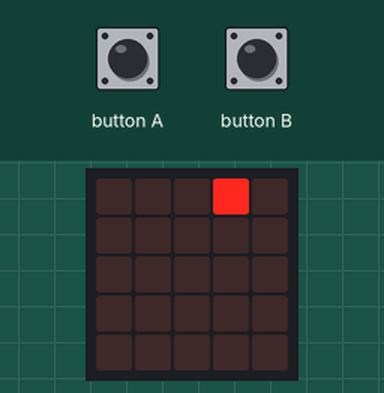
Recording of a program running on a simulated BBC micro:bit (MakeCode). Parts: the board's 5×5 LED display. The test bench sets the inputs (shaded band).

Above: at 0.54 s.
1.3 s: button A pressed for 3.2 s
At 1.42 s:
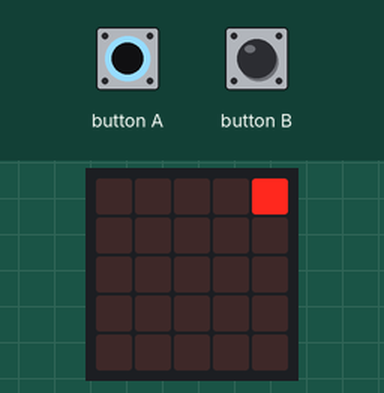
At 2.2 s:
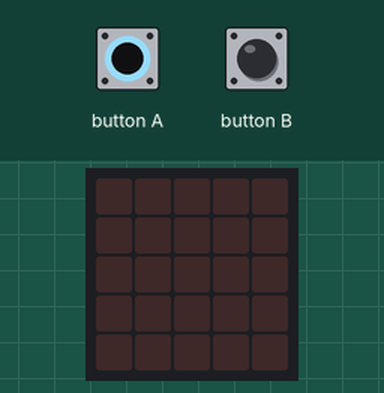
6.0 s: button B pressed for 3.2 s
At 6.69 s:
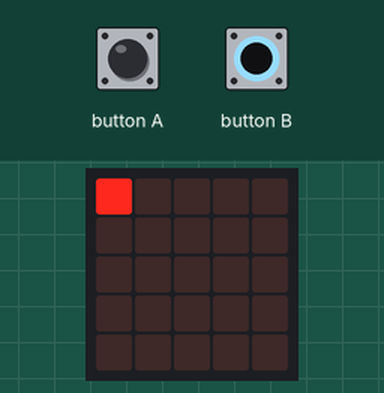
10.7 s: button B pressed for 0.15 s
12.3 s: button B pressed for 1 s
Timing chart, 0 to 15.3 s (numbered marks = the images above; inputs shaded):
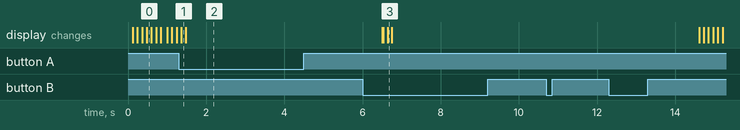

The program:

main.ts
```typescript
let x = 0
led.plot(0, 0)
let dir = 1
basic.forever(function () {
    let y = 0
    if (x < 4 && dir == 1) {
        led.unplot(x, 0)
        x += 1
        led.plot(x, 0)
        basic.pause(100)
    } else if (x >= 4 || x > 0) {
        dir = -1
        led.unplot(x, 0)
        x += -1
        led.plot(x, 0)
        basic.pause(100)
    } else {
        dir += 1
    }
    if (input.buttonIsPressed(Button.A)) {
        led.unplot(x, y)
        x += 2
        led.plot(x, y)
    }
    if (input.buttonIsPressed(Button.B)) {
        led.unplot(x, y)
        x += -2
        led.plot(x, y)
    }
})
```

test.ts
```typescript
// les tests vont ici ; cela ne sera pas compilé si ce paquet est utilisé en tant qu'extension.
```

Measured:
- after the input at 1.3 s, the display: first differs from a run without the input after 0.18 s (image 2)
- after the input at 10.7 s, every drawn part: stays the same
